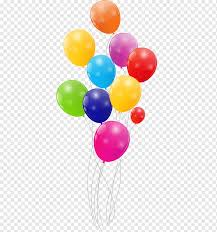
#> input picture IP/color_balls.jpg, 217 x 232 px
$ python 24_erosion_dilation.py
#> lines starting #> are read from the running program, lines starting #| are printed output that depends on the picture; after the words box and inside, x2 and y2 are one past the last pixel; in counts of white or black regions, pixels touching at a corner belong together

#-------------Morphological Transformations-----------------------

#Morphological transformations are some simple operations based on the image shape.
#It is normally performed on binary images.
# It needs two inputs, 1)- original image, 2)- structuring element(kernel).
#Two basic Morphological Transformations are 1) - Erosion and 2) - Dilation


import cv2
import numpy as np

#Erosion---
#it erodes away the boundaries of foreground object

#kernal slides through all the image and all the pixel
#from the original image conside 1 only if kernal's pixel is 1


img = cv2.imread('color_balls.jpg',0)
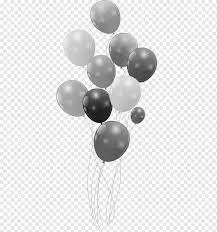
#> img: shape (232, 217); min 0, max 255, mean 226.7
_,mask= cv2.threshold(img,230,255,cv2.THRESH_BINARY_INV)#bg must be white
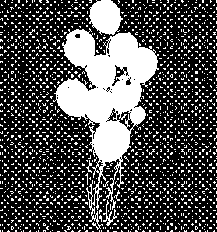
#> mask: shape (232, 217); 31.2% white; 1785 white regions (1780 under 20 px), largest, box (x1, y1, x2, y2) and area: (53, 28, 159, 230) 8147, (89, 0, 123, 35) 873, (103, 200, 117, 226) 94, (86, 160, 92, 173) 27, (114, 190, 120, 201) 23
kernel = np.ones((2,2),np.uint8)# 5x5 kernel with full of ones.
e = cv2.erode(mask,kernel) #optional parameters   iterations = 2
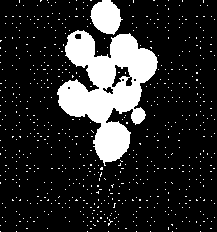
#> e: shape (232, 217); 16.9% white; 645 white regions (643 under 20 px), largest, box (x1, y1, x2, y2) and area: (57, 30, 158, 166) 6799, (90, 0, 123, 35) 794

cv2.imshow("img",img)
cv2.imshow("ker=",kernel)
cv2.imshow("mask==",mask)
cv2.imshow("erosion==",e)


#Dilation --
#It is just opposite of erosion.
#Here, a pixel element is ‘1’ if atleast one pixel under the kernel is ‘1’
#So it inc. the white region in the image or size of foreground object in.
#Normally, in cases like noise removal, erosion is followed by dilation.
#Because, erosion removes white noises, but it also shrinks our object.


kernel = np.ones((3,3),np.uint8)# 5x5 kernel with full of ones.Kernel pass throufh ever pixel
d = cv2.dilate(mask,kernel) #iterations = 2 (optional parameters) iterations = 2
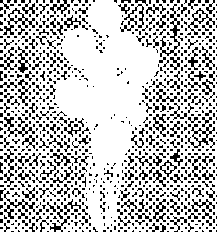
#> d: shape (232, 217); 75.1% white; black in thin lines or dots
cv2.imshow("dilate==",d)


#if we want then plot it
from matplotlib import pyplot as plt
titles = ["img","mask","erosion","dilation"]
images = [img,mask,e,d]
for i in range(4):
    plt.subplot(2, 2, i+1), plt.imshow(images[i], 'gray')
    plt.title(titles[i])
    plt.xticks([]),plt.yticks([])

plt.show()


cv2.waitKey(0)
cv2.destroyAllWindows()
